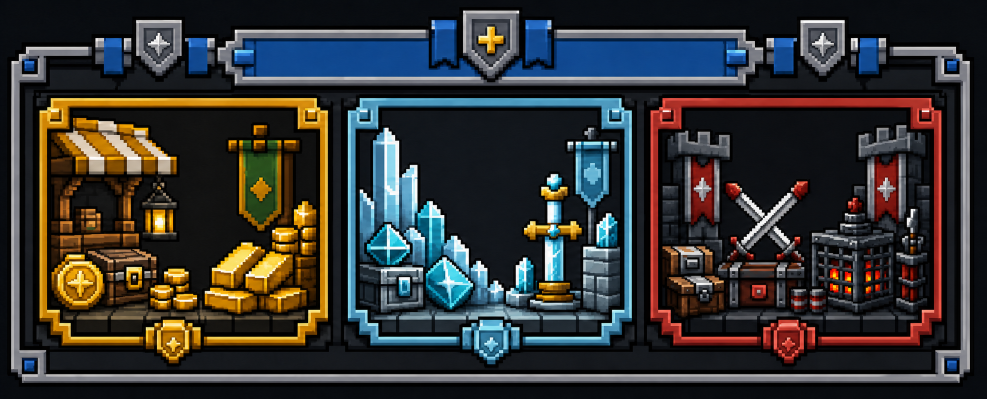
#> input picture artwork/shop_root_hero.png, 1974 x 797 px (shown at 1/2 size)
$ python build_market_gui.py
#> lines starting #> are read from the running program, lines starting #| are printed output that depends on the picture
### build_town_gui.py
# -*- coding: utf-8 -*-
"""Generate isolated branded backgrounds for /t and /t builds.

The backgrounds are title-font glyphs, not a replacement for generic_54.png.
Only server-owned menus that deliberately use nationrise:town_gui can show them;
vanilla, lite-pack and Bedrock users keep the normal inventory.
"""
from __future__ import annotations

import json
from pathlib import Path

from PIL import Image, ImageDraw, ImageFont


ROOT = Path(__file__).resolve().parent
PACK = ROOT / "pack"
TEXTURE_DIR = PACK / "assets" / "nationrise" / "textures" / "font"
FONT_DIR = PACK / "assets" / "nationrise" / "font"
PREVIEW = ROOT / "logo" / "_town_gui_preview.png"
FONT_JSON = FONT_DIR / "town_gui.json"

WIDTH = 176
SUPERSAMPLE = 4
GLYPHS = {
    "\uf8c1": ("town_main_bg.png", 107),
    "\uf8c2": ("town_builds_bg.png", 89),
    "\uf8c3": ("town_build_category_bg.png", 89),
}

PALETTE = {
    # Approved NationRise UI palette.  The legacy color names remain as
    # compatibility aliases for the older generators, but none maps to purple.
    "shell": "#121720",
    "inner": "#20252E",
    "outline": "#8B95A3",
    "cream": "#F2F5F8",
    "ink": "#111820",
    "header": "#3B82C4",
    "header_shadow": "#24527A",
    "violet": "#3B82C4",
    "violet_dark": "#24527A",
    "cyan": "#5AA8D6",
    "cyan_dark": "#2B638B",
    "lime": "#3CA76A",
    "lime_dark": "#22653F",
    "amber": "#E0A93C",
    "amber_dark": "#8B6420",
    "red": "#CF4E4E",
    "red_dark": "#7C2D32",
    "blue": "#3B82C4",
    "blue_dark": "#24527A",
    "slate": "#5F6977",
    "slate_dark": "#343B46",
    "muted": "#8B95A3",
    "text": "#CBD3DD",
}

CATEGORY_COLORS = (
    ("blue", "blue_dark"),
    ("amber", "amber_dark"),
    ("lime", "lime_dark"),
    ("red", "red_dark"),
    ("blue", "blue_dark"),
    ("amber", "amber_dark"),
    ("lime", "lime_dark"),
)


def rgba(value: str, alpha: int = 255) -> tuple[int, int, int, int]:
    value = value.removeprefix("#")
    return tuple(int(value[i:i + 2], 16) for i in (0, 2, 4)) + (alpha,)


def scale_box(box: tuple[int, int, int, int]) -> tuple[int, int, int, int]:
    x0, y0, x1, y1 = box
    return (
        x0 * SUPERSAMPLE,
        y0 * SUPERSAMPLE,
        (x1 + 1) * SUPERSAMPLE - 1,
        (y1 + 1) * SUPERSAMPLE - 1,
    )


def font(size: int) -> ImageFont.FreeTypeFont:
    return ImageFont.truetype(str(ROOT / "_mont800.ttf"), size * SUPERSAMPLE)


def clear_text(
    draw: ImageDraw.ImageDraw,
    xy: tuple[int, int],
    value: str,
    face: ImageFont.FreeTypeFont,
    fill: str = "cream",
    outline: str = "ink",
    stroke: int = 1,
) -> None:
    """Draw compact GUI copy with a real outline instead of a soft shadow.

    The outline survives Minecraft's nearest-neighbour GUI scaling and keeps
    Cyrillic glyphs readable on coloured cards at small resolutions.
    """
    x, y = xy
    draw.text(
        (x, y),
        value,
        font=face,
        fill=rgba(PALETTE[fill]),
        stroke_width=max(1, stroke * SUPERSAMPLE),
        stroke_fill=rgba(PALETTE[outline]),
    )


def rounded(draw: ImageDraw.ImageDraw, box: tuple[int, int, int, int], radius: int,
            fill: str, outline: str | None = None, width: int = 1) -> None:
    draw.rounded_rectangle(
        scale_box(box),
        radius=radius * SUPERSAMPLE,
        fill=rgba(PALETTE[fill]),
        outline=rgba(PALETTE[outline]) if outline else None,
        width=width * SUPERSAMPLE,
    )


def base(height: int, heading: str) -> tuple[Image.Image, ImageDraw.ImageDraw]:
    image = Image.new(
        "RGBA", (WIDTH * SUPERSAMPLE, height * SUPERSAMPLE), rgba(PALETTE["shell"])
    )
    draw = ImageDraw.Draw(image, "RGBA")
    rounded(draw, (0, 0, WIDTH - 1, height - 1), 5, "shell", "outline")
    rounded(draw, (3, 3, WIDTH - 4, height - 2), 4, "inner", "slate_dark")

    rounded(draw, (8, 2, 168, 18), 2, "header_shadow", "ink")
    rounded(draw, (10, 1, 166, 16), 2, "header", "outline")
    draw.line(
        [(14 * SUPERSAMPLE, 3 * SUPERSAMPLE), (162 * SUPERSAMPLE, 3 * SUPERSAMPLE)],
        fill=rgba(PALETTE["cream"], 150),
        width=SUPERSAMPLE,
    )
    draw.line(
        [(15 * SUPERSAMPLE, 15 * SUPERSAMPLE), (161 * SUPERSAMPLE, 15 * SUPERSAMPLE)],
        fill=rgba(PALETTE["amber"], 220),
        width=SUPERSAMPLE,
    )
    heading_font = font(8)
    bounds = draw.textbbox((0, 0), heading, font=heading_font)
    text_width = bounds[2] - bounds[0]
    x = (WIDTH * SUPERSAMPLE - text_width) // 2
    clear_text(draw, (x, 3 * SUPERSAMPLE), heading, heading_font)
    return image, draw


def band(draw: ImageDraw.ImageDraw, box: tuple[int, int, int, int],
         fill: str, dark: str) -> None:
    x0, y0, x1, y1 = box
    rounded(draw, (x0 + 1, y0 + 2, x1 + 1, y1 + 2), 3, "shell")
    rounded(draw, box, 3, dark, "outline")
    rounded(draw, (x0 + 2, y0 + 2, x1 - 2, y1 - 2), 2, fill, "cream")
    draw.line(
        [
            ((x0 + 5) * SUPERSAMPLE, (y0 + 4) * SUPERSAMPLE),
            ((x1 - 5) * SUPERSAMPLE, (y0 + 4) * SUPERSAMPLE),
        ],
        fill=rgba(PALETTE["cream"], 80),
        width=SUPERSAMPLE,
    )


def plaque(draw: ImageDraw.ImageDraw, slot: int, fill: str, dark: str) -> None:
    col, row = slot % 9, slot // 9
    x, y = 7 + 18 * col, 17 + 18 * row
    rounded(draw, (x + 1, y + 2, x + 18, y + 19), 2, "shell")
    rounded(draw, (x, y, x + 17, y + 17), 2, dark, "cream")
    rounded(draw, (x + 2, y + 2, x + 15, y + 14), 2, fill)
    draw.line(
        [
            ((x + 4) * SUPERSAMPLE, (y + 3) * SUPERSAMPLE),
            ((x + 13) * SUPERSAMPLE, (y + 3) * SUPERSAMPLE),
        ],
        fill=rgba(PALETTE["cream"], 100),
        width=SUPERSAMPLE,
    )


# [101 lines left out: functions main_background, buildings_background, building_category_background, font_definition, main, not called in this run]


# [2 lines that do not run on import are left out]

### build_market_gui.py
# -*- coding: utf-8 -*-
"""Generate isolated branded backgrounds for /shop and /buyer.

The script reuses the deterministic NationRise GUI primitives from
build_town_gui.py, but writes a separate nationrise:market_gui font. It never
replaces vanilla/default GUI textures, so lite/off/Bedrock clients keep the
server-side fallback inventories.
"""
from __future__ import annotations

import json

from PIL import Image, ImageDraw, ImageFilter, ImageOps

from build_town_gui import (
    CATEGORY_COLORS,
    FONT_DIR,
    PALETTE,
    SUPERSAMPLE,
    TEXTURE_DIR,
    WIDTH,
    band,
    base,
    clear_text,
    font,
    plaque,
    rgba,
)


FONT_JSON = FONT_DIR / "market_gui.json"
PREVIEW = FONT_DIR.parents[3] / "logo" / "_market_gui_preview.png"
SHOP_PREVIEW = FONT_DIR.parents[3] / "logo" / "_shop_root_preview.png"
SHOP_OVERLAY_PREVIEW = FONT_DIR.parents[3] / "logo" / "_shop_root_overlay_preview.png"
ITEM_TEXTURE_DIR = FONT_DIR.parents[3] / "pack" / "assets" / "minecraft" / "textures" / "item"
SHOP_ROOT_ARTWORK = FONT_DIR.parents[3] / "artwork" / "shop_root_hero.png"
GLYPHS = {
    "\uf8d1": ("shop_root_bg.png", 71),
    "\uf8d2": ("shop_money_bg.png", 71),
    "\uf8d3": ("shop_donate_bg.png", 71),
    "\uf8d4": ("shop_listing_bg.png", 125),
    "\uf8d5": ("buyer_categories_bg.png", 71),
    "\uf8d6": ("buyer_listing_bg.png", 125),
}
INNER = (
    *range(10, 17),
    *range(19, 26),
    *range(28, 35),
    *range(37, 44),
)


# [108 lines left out: functions _text, _pixel_coin_art, _pixel_crystal_art, _pixel_war_art, _shop_plate, not called in this run]


def shop_root() -> Image.Image:
    if not SHOP_ROOT_ARTWORK.exists():
        raise FileNotFoundError(
            f"approved /shop artwork is missing: {SHOP_ROOT_ARTWORK}"
        )
    source = Image.open(SHOP_ROOT_ARTWORK).convert("RGBA")
    # The approved artwork ratio is almost exactly 176:71. Fit at 4x first,
    # then reduce once so the frame and all three illustrated panels stay
    # intact while tiny subpixels collapse into readable Minecraft pixels.
    canvas = ImageOps.fit(
        source,
        (WIDTH * SUPERSAMPLE, 71 * SUPERSAMPLE),
        method=Image.Resampling.LANCZOS,
        centering=(0.5, 0.5),
    )
    return canvas.resize(
        (WIDTH, 71), Image.Resampling.LANCZOS
    ).filter(ImageFilter.UnsharpMask(radius=0.8, percent=145, threshold=1))


def shop_money() -> Image.Image:
    image, draw = base(71, "МАГАЗИН · ЗА МОНЕТЫ")
#> in rgba, `value = value.removeprefix("#")`: value = '121720'
#> in base, `image = Image.new( "RGBA", (WIDTH * SUPERSAMPLE, height * SUPERSAMPLE)..`:
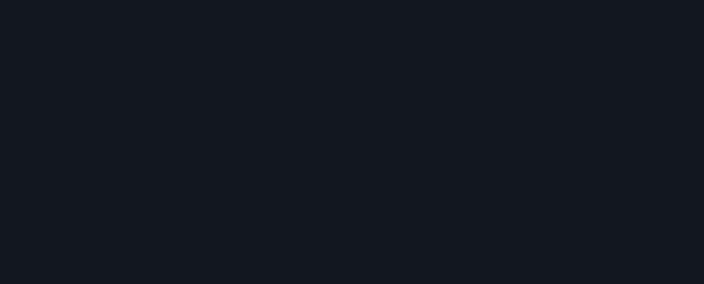
#> image: PIL image 704x284 RGBA; mean R, G, B, A 18, 23, 32, 255
#> in base, `bounds = draw.textbbox((0, 0), heading, font=heading_font)`: bounds = (0, 7, 387, 30)
#> in base, `text_width = bounds[2] - bounds[0]`: text_width = 387
#> in base, `x = (WIDTH * SUPERSAMPLE - text_width) // 2`: x = 158
    plaque(draw, 4, "amber", "amber_dark")
    for index, slot in enumerate((10, 12, 14, 16)):
        fill, dark = (
            ("blue", "blue_dark"),
            ("amber", "amber_dark"),
            ("blue", "blue_dark"),
            ("lime", "lime_dark"),
        )[index]
        plaque(draw, slot, fill, dark)
    plaque(draw, 22, "slate", "slate_dark")
    plaque(draw, 18, "slate", "slate_dark")
    return image.resize((WIDTH, 71), Image.Resampling.LANCZOS)


def shop_donate() -> Image.Image:
    image, draw = base(71, "ВОЕННЫЙ РЫНОК")
    plaque(draw, 4, "blue", "blue_dark")
    band(draw, (23, 33, 78, 54), "lime", "lime_dark")
    band(draw, (97, 33, 152, 54), "red", "red_dark")
    plaque(draw, 11, "lime", "lime_dark")
    plaque(draw, 15, "red", "red_dark")
    plaque(draw, 22, "slate", "slate_dark")
    return image.resize((WIDTH, 71), Image.Resampling.LANCZOS)


def _market_slot_well(draw: ImageDraw.ImageDraw, slot: int, accent: str) -> None:
    from build_town_gui import rounded

    col, row = slot % 9, slot // 9
    x, y = 7 + 18 * col, 17 + 18 * row
    rounded(draw, (x + 1, y + 2, x + 18, y + 19), 2, "shell")
    rounded(draw, (x, y, x + 17, y + 17), 2, "slate_dark", accent)
    rounded(draw, (x + 2, y + 2, x + 15, y + 14), 1, "inner")


def shop_listing() -> Image.Image:
    image, draw = base(125, "МАГАЗИН: ТОВАРЫ")
#> call 3 of base, with height = 125, heading = 'МАГАЗИН: ТОВАРЫ'
#> in base (call 3), `image = Image.new( "RGBA", (WIDTH * SUPERSAMPLE, height * SUPERSAMPLE)..`:
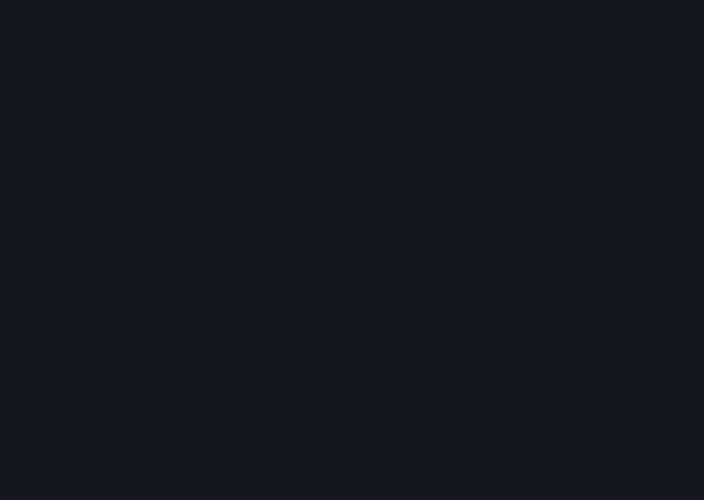
#> image: PIL image 704x500 RGBA; mean R, G, B, A 18, 23, 32, 255
#> in base (call 3), `bounds = draw.textbbox((0, 0), heading, font=heading_font)`: bounds = (0, 7, 316, 30)
#> in base (call 3), `text_width = bounds[2] - bounds[0]`: text_width = 316
#> in base (call 3), `x = (WIDTH * SUPERSAMPLE - text_width) // 2`: x = 194
    plaque(draw, 4, "amber", "amber_dark")
    for slot in INNER:
        _market_slot_well(draw, slot, "amber")
    plaque(draw, 45, "amber", "amber_dark")
    plaque(draw, 49, "slate", "slate_dark")
    plaque(draw, 53, "amber", "amber_dark")
    return image.resize((WIDTH, 125), Image.Resampling.LANCZOS)
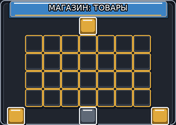
#> returned value: PIL image 176x125 RGBA; mean R, G, B, A 67.7, 70.5, 69.7, 253.7; transparent parts drawn white


def buyer_categories() -> Image.Image:
    image, draw = base(71, "СКУПЩИК: КАТЕГОРИИ")
#> image: PIL image 704x284 RGBA
    plaque(draw, 4, "lime", "lime_dark")
    for slot in (10, 12, 14, 16):
        plaque(draw, slot, "blue", "blue_dark")
    plaque(draw, 13, "amber", "amber_dark")
    plaque(draw, 22, "slate", "slate_dark")
    return image.resize((WIDTH, 71), Image.Resampling.LANCZOS)
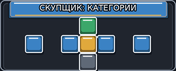
#> returned value: PIL image 176x71 RGBA; mean R, G, B, A 62.3, 79.6, 94, 252.2; transparent parts drawn white


def buyer_listing() -> Image.Image:
    image, draw = base(125, "СКУПЩИК: ПРОДАЖА")
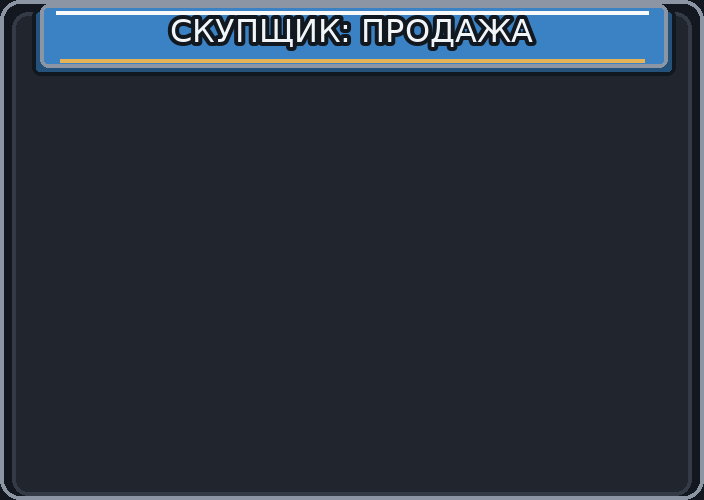
#> image: PIL image 704x500 RGBA; mean R, G, B, A 42, 51, 63, 254.1; transparent parts drawn white
    plaque(draw, 4, "lime", "lime_dark")
    for slot in INNER:
        _market_slot_well(draw, slot, "lime")
    plaque(draw, 48, "blue", "blue_dark")
    plaque(draw, 50, "slate", "slate_dark")
    return image.resize((WIDTH, 125), Image.Resampling.LANCZOS)
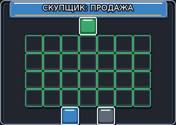
#> returned value: PIL image 176x125 RGBA; mean R, G, B, A 48.6, 67.9, 74.2, 253.7; transparent parts drawn white


# [16 lines left out: function font_definition, not called in this run]


def main() -> None:
    TEXTURE_DIR.mkdir(parents=True, exist_ok=True)
    FONT_DIR.mkdir(parents=True, exist_ok=True)
    generated = (
        shop_root(),
        shop_money(),
        shop_donate(),
        shop_listing(),
        buyer_categories(),
        buyer_listing(),
    )
    for image, (_, (filename, expected_height)) in zip(generated, GLYPHS.items()):
        if image.size != (WIDTH, expected_height):
            raise ValueError(
                f"{filename}: expected {WIDTH}x{expected_height}, got {image.size}"
            )
        image.save(TEXTURE_DIR / filename)
#> this loop made 6 passes
#> (filename, expected_height) on passes 1 to 6: ('shop_root_bg.png', 71), ('shop_money_bg.png', 71), ('shop_donate_bg.png', 71), ('shop_listing_bg.png', 125), ('buyer_categories_bg.png', 71), ('buyer_listing_bg.png', 125)

    root = generated[0]
    root.resize(
        (root.width * 4, root.height * 4), Image.Resampling.NEAREST
    ).save(SHOP_PREVIEW)
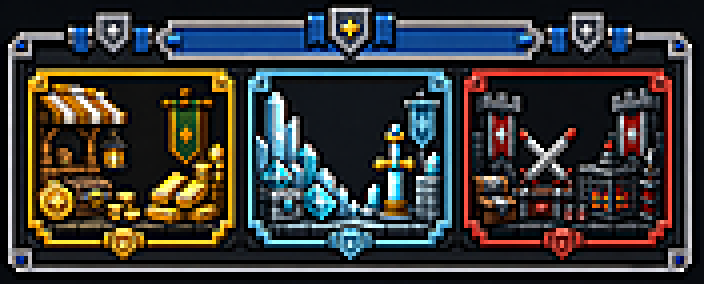
#> saved as _shop_root_preview.png: PIL image 704x284 RGBA; mean R, G, B, A 57.4, 56.7, 55, 255

    overlay = root.copy()
    # Exact Minecraft item render bounds (16x16 inside an 18x18 slot).
    for slot, filename in (
        (10, "nr_shop_money.png"),
        (13, "nr_shop_crystal.png"),
        (16, "nr_shop_war.png"),
    ):
        col, row = slot % 9, slot // 9
        x, y = 8 + col * 18, 18 + row * 18
#> (the run stopped early here; a loop or call above may not have finished)
